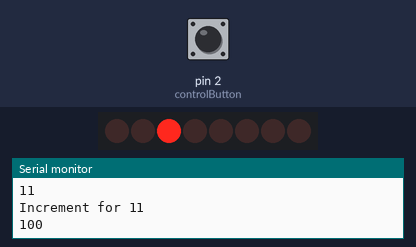
A sketch run on a simulated Arduino Uno, built with avr-gcc and run on an emulated ATmega328P. Parts: 8 shift-register outputs drawn as a row of LEDs (first output left, lit = HIGH), the last lines printed to the serial monitor. Wiring (inferred from the names in the program): shift register (74HC595): data pin 12; shift clock pin 9; latch pin 11. Wiring (inferred from the signals the program sends): row of LEDs: on Q0, Q1, Q2, Q3, Q4, Q5, Q6, Q7. Inputs (shaded band) come from the test bench; at power-on: pin 2 (controlButton) HIGH.

Above: at 1.8 s.
1.9 s: pin 2 (controlButton) pulled LOW for 0.6 s
At 5.3 s:
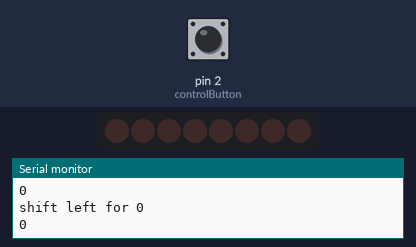
5.5 s: pin 2 (controlButton) pulled LOW for 1 s
8.0 s: pin 2 (controlButton) pulled LOW for 0.6 s
At 8.4 s:
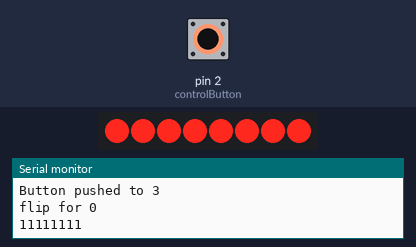
11.6 s: pin 2 (controlButton) pulled LOW for 3.2 s
At 12.4 s:
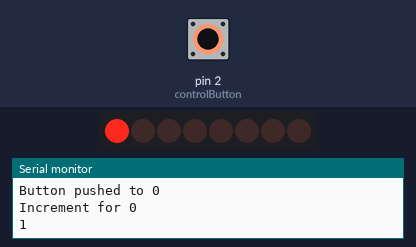
17.5 s: pin 2 (controlButton) pulled LOW for 0.6 s
At 17.9 s:
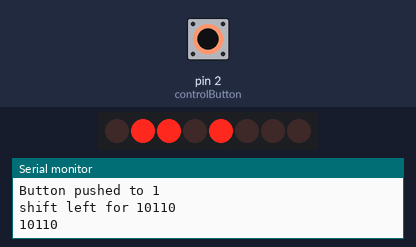
Timing chart, 0 to 22.0 s (numbered marks = the images above; inputs shaded):
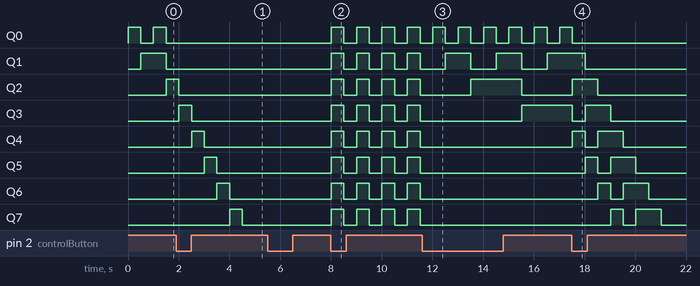

The sketch:

homework42_shift_register_increment.ino
```cpp
/**
 * https://toptechboy.com/arduino-tutorial-42-understanding-how-to-use-a-serial-to-parallel-shift-register-74hc595/
 * Also all lessons after that for the shift register
 * There are a few buttons to change the mode
 * 1. increment the bit LEDs
 * 2. Shift left
 * 3. Shift Left cyclic
 * 4. Flip the bits
 * They all have the same schematic
 */

#define INCREMENT 0
#define SHIFT_LEFT 1
#define SHIFT_LEFT_CYCLIC 2
#define FLIP 3

#define UP 0
#define DOWN 1

const int baud = 9600;
const int latchPin = 11; // latch from pin 12
const int clockPin = 9; // from pin 11
const int serialInputPin = 12; // from pin 14
const int delayTime = 500;

// button pins
const int controlButton = 2;
int currentButtonState = DOWN;
byte currentCommand = INCREMENT;

byte bits = 0x00;

void setup() {
  pinMode(controlButton, INPUT_PULLUP);
  pinMode(latchPin, OUTPUT);
  pinMode(clockPin, OUTPUT);
  pinMode(serialInputPin, OUTPUT);
  Serial.begin(baud);
}

void loop() {
  if(buttonIsPushed()){
    ++currentCommand;
    currentCommand %= 4;
    Serial.println("Button pushed to "+String(currentCommand));
  }
  switch(currentCommand){
    case INCREMENT:
      increment();
      break;
    case SHIFT_LEFT:
      shiftLeft();
      break;
    case SHIFT_LEFT_CYCLIC:
      shiftLeftCyclic();
      break;
    case FLIP:
      flip();
      break;
  }
  displayBits();
  delay(delayTime);
}

bool buttonIsPushed(){
  int newState = digitalRead(controlButton);
  bool res = currentButtonState==DOWN && newState==UP;
  currentButtonState = newState;
  return res;
}

void shiftLeft(){
  bits <<= 1;
  Serial.println("shift left for "+String(bits, BIN));
}
void shiftLeftCyclic(){
  bits = (bits >> 7) + (bits << 1);
  Serial.println("shift left cyclic for "+String(bits, BIN));
}
void flip(){
  Serial.println("flip for "+String(bits, BIN));
  bits = ~bits;
}
void increment(){
  Serial.println("Increment for "+String(bits, BIN));
  bits++;
  bits %= 0xFF;
}

void displayBits(){
  digitalWrite(latchPin, LOW);
  shiftOut(serialInputPin, clockPin, MSBFIRST, bits);
  digitalWrite(latchPin, HIGH);
  Serial.println(bits, BIN);
}
```

Measured:
- after the input at 8.0 s, Q0–7: alternates HIGH for 0.50 s and LOW for 0.50 s, starting at once
